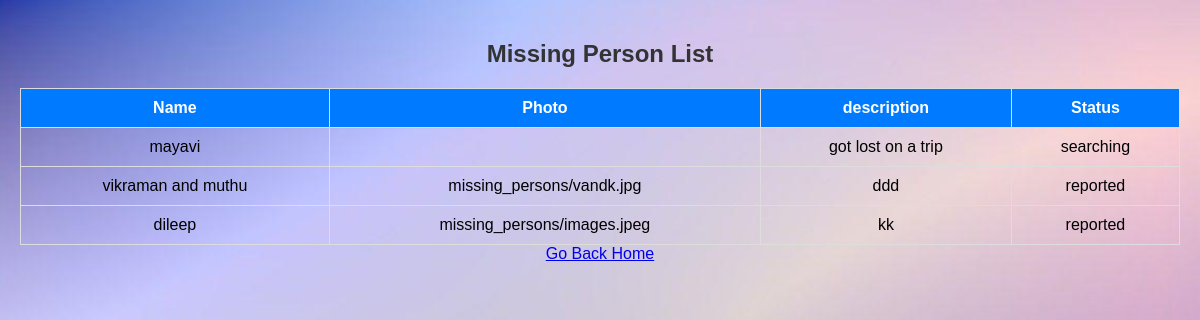
/missing_persons/, run on the app's committed database.
### MyApp/models.py (models this page shows, shortened)
class MissingPerson(models.Model):
    name = models.CharField(max_length=255)
    age = models.IntegerField()
    gender = models.CharField(max_length=10)
    description = models.TextField()
    photo = models.ImageField(upload_to='missing_persons/')
    status = models.CharField(max_length=20, choices=[('reported', 'Reported'),('searching', 'Searching'), ('found', 'Found')], default='reported')

### MyApp/views.py (the view)
# urls.py: path('missing_persons/', missing_person_list, name='missing_person_list'),
def missing_person_list(request):
    missing_persons = MissingPerson.objects.all()
    return render(request, 'missing_person_list.html', {'missing_persons': missing_persons})

### templates/missing_person_list.html (shortened to what this page needs)
<!DOCTYPE html>
<html lang="en">
<head>
</head>
<body>
    <h2>Missing Person List</h2>
    <table>
        <thead>
            <tr>
                <th>Name</th>
                <th>Photo</th>
                <th>description</th>
                <th>Status</th>
            </tr>
        </thead>
        <tbody>
            {% for missing_person in missing_persons %}
                <tr>
                    <td>{{ missing_person.name }}</td>
                    <td>{{ missing_person.photo}}</td>
                    <td>{{ missing_person.description }}</td>
                    <td>{{ missing_person.status }}</td>
                </tr>
            {% endfor %}
        </tbody>
    </table>
    <center><a href="{% url 'police_home' %}" class="go-back-link">Go Back Home</a></center>
</body>
</html>

### templates/missing_person_list.html (style rules this page uses)
body { font-family: Arial, sans-serif; background-color: #f0f0f0; margin: 0; padding: 20px; text-align: center; background: url('/static/assets/img/1.jpg') center/cover no-repeat fixed; }
h2 { color: #333; }
table { width: 100%; border-collapse: collapse; margin-top: 20px; }
th, td { border: 1px solid #ddd; padding: 10px; }
th { background-color: #007BFF; color: white; }

### data on the page
MissingPerson: name "mayavi", description "got lost on a trip", status "searching"
MissingPerson: name "vikraman and muthu", photo "missing_persons/vandk.jpg", description "ddd", status "reported"
MissingPerson: name "dileep", photo "missing_persons/images.jpeg", description "kk", status "reported"
